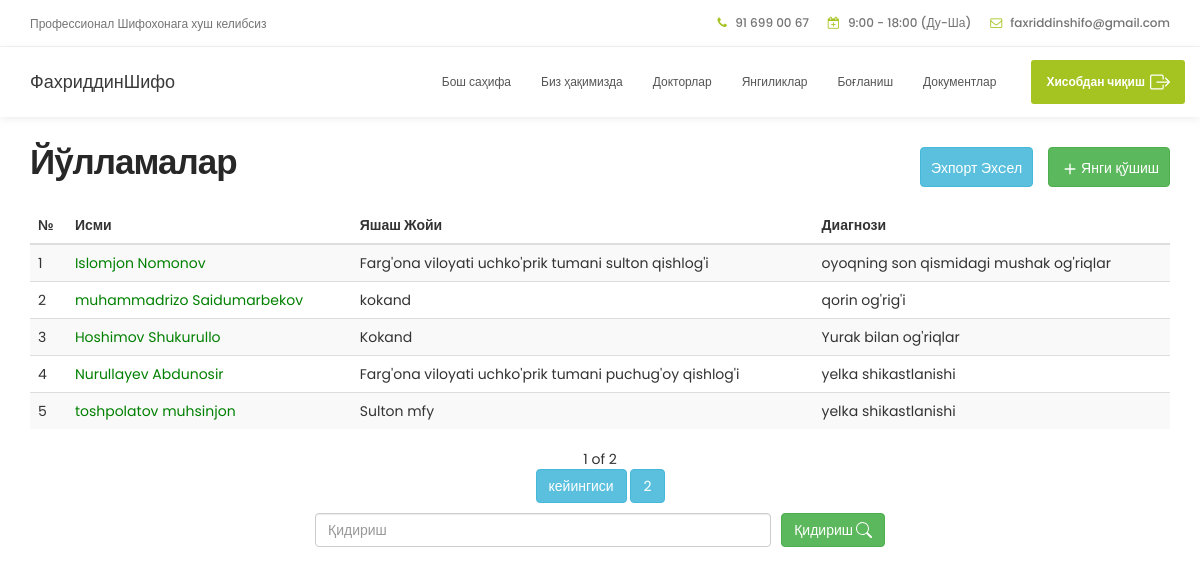
The app's page /referral/referral_list/ (signed in), older data.
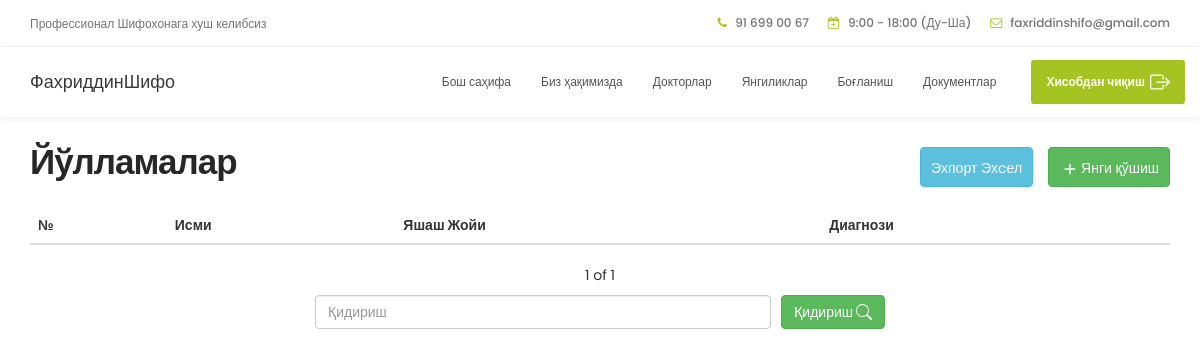
The same page, newer data.
### referral/models.py (models this page shows, shortened)
class Referral(models.Model):
	id = models.UUIDField(primary_key=True,default=uuid.uuid4,editable=False)
	bemor = models.CharField(max_length=45)
	birthdate = models.CharField(max_length=50)
	address = models.CharField(max_length=100)
	kasalligi = models.TextField()
	qayerga = models.CharField(max_length=100)
	diagnoz = models.CharField(max_length=100)
	whereas = models.CharField(max_length=150, null=True, blank=True)

### referral/views.py (the view)
# urls.py: path('referral_list/', ReferralListView.as_view(), name='referral_list'),
class ReferralListView(LoginRequiredMixin, generic.ListView):
	model = Referral
	template_name = 'referral/referral_list.html'
	contextual_object_name = 'referral_list'
	paginate_by = 5
	login_url = 'account_login'

### templates/referral/referral_list.html (shortened to what this page needs)
{% extends 'index.html' %}
{% block content %}
   <div class="container">
            <div class="add-button" style="display: flex; justify-content: space-between; align-content: center;">
                <h2>Йўлламалар</h2>
                <div style="display:flex;">
                <a href="{% url 'export_excel' %}" style="height: 40px;padding: 10px; margin-top:30px; margin-right:15px;" class="btn btn-info"> Эхпорт Эхcел</a>
                <a class="btn btn-success" href="{% url 'create_referral' %}" style="height: 40px;padding: 10px; margin-top:30px; display: flex;"><svg xmlns="http://www.w3.org/2000/svg" width="22" height="22" fill="currentColor" class="bi bi-plus" viewBox="0 0 16 16">
  <path d="M8 4a.5.5 0 0 1 .5.5v3h3a.5.5 0 0 1 0 1h-3v3a.5.5 0 0 1-1 0v-3h-3a.5.5 0 0 1 0-1h3v-3A.5.5 0 0 1 8 4z"/>
</svg> <span> Янги қўшиш </span></a>
            </div>
            </div>
            <table class="table table-striped">
                <thead>
                    <th>№</th>
                    <th>Исми</th>
                    <th>Яшаш Жойи</th>
                    <th>Диагнози</th>
                </thead>
                <tbody>
                {% for referral in referral_list %}
                <tr>
                    <td>{{forloop.counter}}</td>
                    <td><a href="{% url 'referral_detail' referral.pk %}" style="color:green;"> {{referral.bemor}}</a></td>
                    <td>{{referral.address}}</td>
                    <td>{{referral.diagnoz}}</td>
                </tr>
                {% endfor %}
                </tbody>
            </table>
            <center>
  {{page_obj.number}} of {{page_obj.paginator.num_pages}}
</center>
<center>
  {% if page_obj.has_next %}
  <a class="btn btn-info" href="?page={{page_obj.next_page_number}}">кейингиси</a>
  <a class="btn btn-info" href="?page={{page_obj.paginator.num_pages}}"> {{page_obj.paginator.num_pages}}</a>
  {% endif %}
</center>
  <center style="margin-top: 10px;">
  <form method="get" style="display: flex;width: 50%;" action="{% url 'search_referral' %}">
      <input type="search" name="referral" class="form-control" style=" margin-right: 10px;" placeholder="Қидириш">
      <button class="btn btn-success" style="display: flex;justify-content: center; align-items: center;"><span style="margin-right:3px;"> Қидириш </span> </button>
  </form>
  </center>
</div>
{% endblock %}

### templates/index.html (shortened to what this page needs)
{% load static %}
<!DOCTYPE html>
<html lang="en">
<head>
     <link rel="stylesheet" href="{% static 'css/bootstrap.min.css' %}">
     <link rel="stylesheet" href="{% static 'css/font-awesome.min.css' %}">
     <link rel="stylesheet" href="{% static 'css/animate.css' %}">
     <link rel="stylesheet" href="{% static 'css/owl.carousel.css' %}">
     <link rel="stylesheet" href="{% static 'css/owl.theme.default.min.css' %}">
     <link rel="stylesheet" href="{% static 'css/tooplate-style.css' %}">
</head>
<body id="top" data-spy="scroll" data-target=".navbar-collapse" data-offset="50">
   {% include 'navbar.html' %}
   {% block content %}{% endblock content %}
</body>
</html>

### templates/navbar.html (shortened to what this page needs)
     <header>
          <div class="container">
               <div class="row">
                    <div class="col-md-4 col-sm-5">
                         <p>Профессионал Шифохонага хуш келибсиз</p>
                    </div>
                    <div class="col-md-8 col-sm-7 text-align-right">
                         <span class="phone-icon"><i class="fa fa-phone"></i> 91 699 00 67</span>
                         <span class="date-icon"><i class="fa fa-calendar-plus-o"></i> 9:00 - 18:00 (Ду-Ша)</span>
                         <span class="email-icon"><i class="fa fa-envelope-o"></i> <a href="#">faxriddinshifo@gmail.com</a></span>
                    </div>
               </div>
          </div>
     </header>
     <section class="navbar navbar-default navbar-static-top" role="navigation">
          <div class="container">
               <div class="navbar-header">
                    <a href="{% url 'home' %}" class="navbar-brand">ФахриддинШифо</a>
               </div>
               <div class="collapse navbar-collapse">
                    <ul class="nav navbar-nav navbar-right">
                         <li><a href="{% url 'home' %}" class="smoothScroll">Бош саҳифа</a></li>
                         <li><a href="#about" class="smoothScroll">Биз ҳақимизда</a></li>
                         <li><a href="#team" class="smoothScroll">Докторлар</a></li>
                         <li><a href="#news" class="smoothScroll">Янгиликлар</a></li>
                         <li><a href="#google-map" class="smoothScroll">Боғланиш</a></li>
                         {% if user.is_authenticated %}
                         <li><a href="{% url 'documents' %}" class="smoothScroll">Документлар</a></li>
                          <li class="appointment-btn"><a href="{% url 'account_logout' %}" style="display:flex;align-items:center;"><span style="margin-right:5px;"> Хисобдан чиқиш  </span> </a></li>
                         {% endif %}
                    </ul>
               </div>
          </div>
     </section>

### static/css/tooplate-style.css (style rules this page uses)
body { background: #ffffff; font-family: 'Poppins', sans-serif; overflow-x: hidden; }
h1,h2,h3,h4,h5,h6 { font-weight: 600; line-height: inherit; }
h1,h2,h3,h4 { letter-spacing: -1px; }
h2 { color: #272727; font-size: 3em; padding-bottom: 10px; }
p { color: #757575; font-size: 14px; font-weight: normal; line-height: 24px; }
html { -webkit-font-smoothing: antialiased; }
a { color: #252525; -webkit-transition: 0.5s; transition: 0.5s; text-decoration: none !important; }
.text-align-right { text-align: right; }
header { background: #ffffff; border-bottom: 1px solid #f2f2f2; display: flex; height: 45px; }
header .col-md-8 { padding-right: 0; }
header p, header span { font-size: 12px; line-height: 24px; padding-top: 12px; }
header a, header span { color: #747474; }
header span { font-weight: 500; display: inline-block; padding: 11px 15px; }
header span.date-icon { border-left: 1px solid #f2f2f2; border-right: 1px solid #f2f2f2; padding-right: 19px; padding-left: 19px; }
header span i { color: #a5c422; margin-right: 5px; }
.navbar-default { background: #ffffff; box-shadow: 0 2px 8px rgba(0,0,0,.075); border: none; margin-bottom: 0; padding: 10px; }
.navbar-default .navbar-brand { color: #393939; font-weight: 500; }
.navbar-default .navbar-nav li.appointment-btn { margin: 3px 0 0 20px; }
.navbar-default .navbar-nav li.appointment-btn a { background: #a5c422; border-radius: 3px; color: #ffffff; font-weight: 600; padding-top: 12px; padding-bottom: 12px; }
.navbar-default .navbar-nav li a { color: #555555; font-size: 12px; font-weight: 500; padding-right: 20px; padding-left: 20px; -webkit-transition: all ease-in-out 0.4s; transition: all ease-in-out 0.4s; }
@media only screen and (max-width: 1200px) { h2 { font-size: 2.5em; } }
@media only screen and (max-width: 1200px) { header { height: inherit; } }
@media only screen and (max-width: 1200px) { header span.date-icon { border: 0; padding-right: 0; padding-left: 0; } }
@media only screen and (max-width: 1200px) { header span.email-icon { padding-top: 0; } }
@media only screen and (max-width: 1200px) { .navbar-default .navbar-nav li a { padding-right: 15px; padding-left: 15px; } }

Row changes from the older to the newer data that the page shows:
removed Referral: bemor "Islomjon Nomonov", address "Farg'ona viloyati uchko'prik tumani sulton qishlog'i", diagnoz "oyoqning son qismidagi mushak og'riqlar"
removed Referral: bemor "muhammadrizo Saidumarbekov", address "kokand", diagnoz "qorin og'rig'i"
removed Referral: bemor "Hoshimov Shukurullo", address "Kokand", diagnoz "Yurak bilan og'riqlar"
removed Referral: bemor "Nurullayev Abdunosir", address "Farg'ona viloyati uchko'prik tumani puchug'oy qishlog'i", diagnoz "yelka shikastlanishi"
removed Referral: bemor "toshpolatov muhsinjon", address "Sulton mfy", diagnoz "yelka shikastlanishi"
Text that changed along with them:
{{ page_obj.paginator.num_pages }}: "2" → "1"
{{ page_obj.paginator.num_pages }}: "2" → (not shown)
text no longer shown: "кейингиси"
